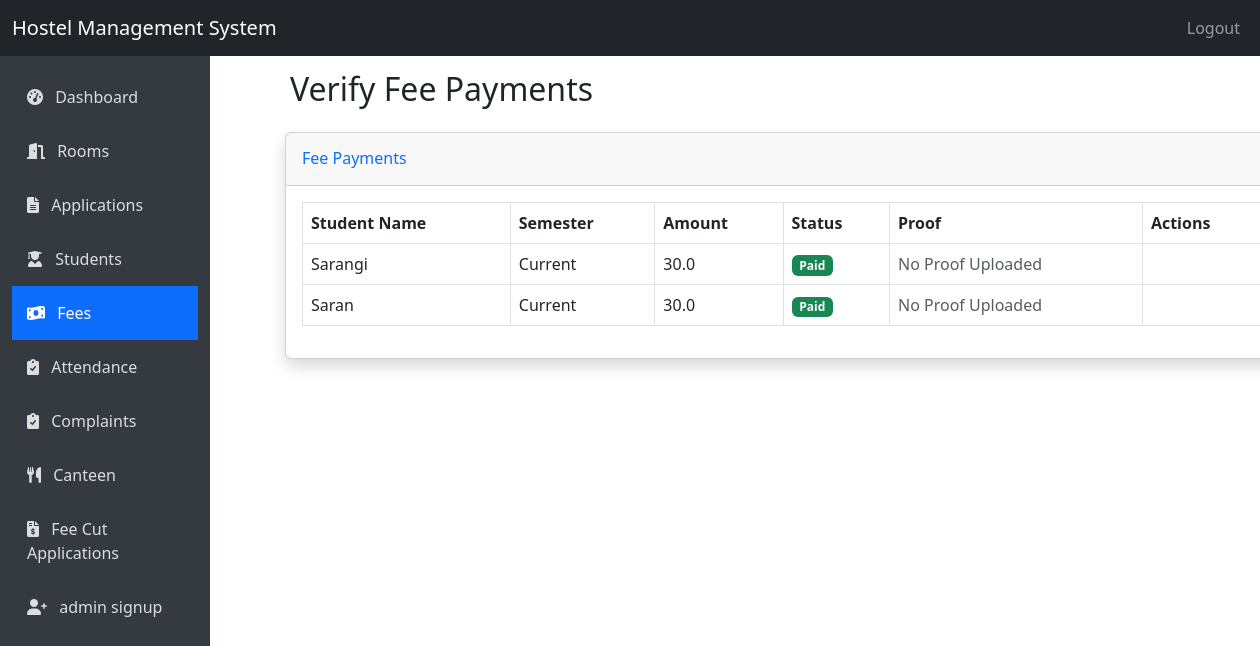
Screenshot of /admin/fees (signed in) with the database file from the repository.
### hostel1.11-main/hostel1.0/app.py (models this page shows)
class Fee(db.Model):
    id = db.Column(db.Integer, primary_key=True)
    student_id = db.Column(db.Integer, db.ForeignKey('student.id'), nullable=False)
    amount = db.Column(db.Float, nullable=False)
    fee_type = db.Column(db.String(50), nullable=False)
    payment_date = db.Column(db.DateTime, default=datetime.utcnow)
    due_date = db.Column(db.DateTime, nullable=True)  # Add this field
    semester = db.Column(db.String(20), nullable=False)
    status = db.Column(db.String(20), default='unpaid')  # unpaid, paid
    transaction_id = db.Column(db.String(50), nullable=True)
    student = db.relationship('Student', backref='fees')
    created_at = db.Column(db.DateTime, default=datetime.utcnow)

class Student(db.Model):
    id = db.Column(db.Integer, primary_key=True)
    user_id = db.Column(db.Integer, db.ForeignKey('user.id'), nullable=False)
    name = db.Column(db.String(100), nullable=False)
    email = db.Column(db.String(100), unique=True, nullable=False)
    phone = db.Column(db.String(15), nullable=False)
    address = db.Column(db.String(200), nullable=False)
    course = db.Column(db.String(50), nullable=False)
    district = db.Column(db.String(75), nullable=False)
    year = db.Column(db.Integer, nullable=False)
    annual_income = db.Column(db.Integer, nullable=False)
    gender = db.Column(db.String(10), nullable=False)  # 'male' or 'female'
    room_id = db.Column(db.Integer, db.ForeignKey('room.id'), nullable=True)

### hostel1.11-main/hostel1.0/app.py (the view)
@app.route('/admin/fees')
def admin_fees():
    if 'user_id' not in session or session['role'] != 'admin':
        return redirect(url_for('login'))
    fees = Fee.query.all()
    return render_template('admin/fees.html', fees=fees)

### hostel1.11-main/hostel1.0/templates/admin/fees.html (shortened to what this page needs)
{% extends "layout.html" %}
{% block content %}
<h2 class="mb-4">Verify Fee Payments</h2>
<div class="card shadow mb-4">
    <div class="card-header py-3">
        <h6 class="m-0 font-weight-bold text-primary">Fee Payments</h6>
    </div>
    <div class="card-body">
        <div class="table-responsive">
            <table class="table table-bordered" width="100%" cellspacing="0">
                <thead>
                    <tr>
                        <th>Student Name</th>
                        <th>Semester</th>
                        <th>Amount</th>
                        <th>Status</th>
                        <th>Proof</th>
                        <th>Actions</th>
                    </tr>
                </thead>
                <tbody>
                    {% for fee in fees %}
                    <tr>
                        <td>{{ fee.student.name }}</td>
                        <td>{{ fee.semester }}</td>
                        <td>{{ fee.amount }}</td>
                        <td>
                            {% if fee.status == 'paid' %}
                                <span class="badge bg-success">Paid</span>
                            {% else %}
                                <span class="badge bg-danger">Unpaid</span>
                            {% endif %}
                        </td>
                        <td>
                            {% if fee.proof_url %}
                                <a href="{{ url_for('static', filename='uploads/' + fee.proof_url) }}" target="_blank">View Proof</a>
                            {% else %}
                                <span class="text-muted">No Proof Uploaded</span>
                            {% endif %}
                        </td>
                        <td>
                        </td>
                    </tr>
                    {% endfor %}
                </tbody>
            </table>
        </div>
    </div>
</div>
{% endblock %}

### hostel1.11-main/hostel1.0/templates/admin/fees.html (style rules this page uses)
.card { margin-left: 15px; }
h2.mb-4 { padding-left: 20px; }

### rows the page displays
Fee: student.name "Sarangi", semester "Current", amount "30.0", status "Paid"
Fee: student.name "Saran", semester "Current", amount "30.0", status "Paid"
